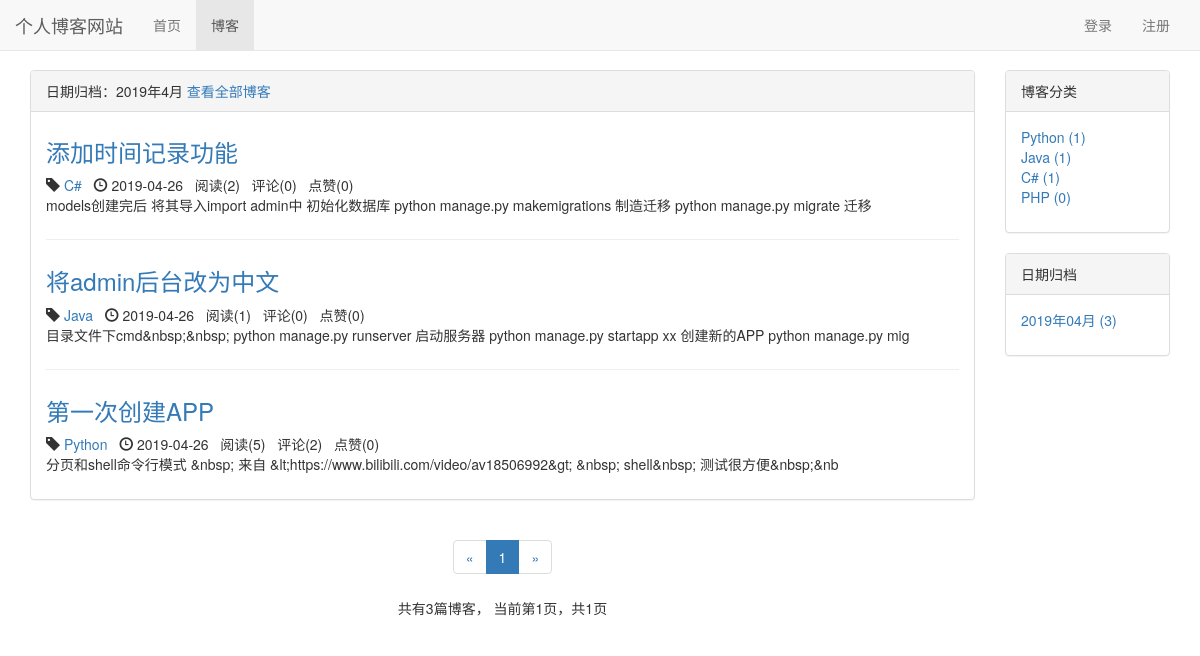
Screenshot of /blog/date/2019/4 with the database file from the repository.
### blog/models.py (models this page shows, shortened)
class Blog(models.Model, ReadNumExpandMethod):
    title = models.CharField(max_length=50)
    blog_type = models.ForeignKey(BlogType, on_delete=models.CASCADE)
    content = RichTextUploadingField()
    author = models.ForeignKey(User, on_delete=models.CASCADE)
    read_details = GenericRelation(ReadDetail)
    created_time = models.DateTimeField(auto_now_add=True)
    last_updated_time = models.DateTimeField(auto_now=True)
    class Meta:
        ordering = ['-created_time']

class BlogType(models.Model):
    type_name = models.CharField(max_length=15)
    def __str__(self):
        return self.type_name

### read_statistics/models.py (models this page shows)
class ReadNum(models.Model):
    read_num = models.IntegerField(default=0)
    content_type = models.ForeignKey(ContentType, on_delete=models.CASCADE)
    object_id = models.PositiveIntegerField()
    content_object = GenericForeignKey('content_type', 'object_id')

### likes/models.py (models this page shows)
class LikeCount(models.Model):
    content_type = models.ForeignKey(ContentType, on_delete=models.CASCADE)
    object_id = models.PositiveIntegerField()
    content_object = GenericForeignKey('content_type', 'object_id')
    liked_num = models.IntegerField(default=0)

### blog/views.py (the view)
# urls.py: path('date/<int:year>/<int:month>', views.blogs_with_date, name="blogs_with_date"),
def blogs_with_date(request, year, month):
    blogs_all_list = Blog.objects.filter(created_time__year=year, created_time__month=month)
    context = get_blog_list_common_data(request, blogs_all_list)
    context['blogs_with_date'] = '%s年%s月' % (year, month)
    return render(request, 'blog/blogs_with_date.html', context)

### comment/templatetags/comment_tags.py (called while the page is built)
@register.simple_tag
def get_comment_count(obj):
    content_type = ContentType.objects.get_for_model(obj)
    return Comment.objects.filter(content_type=content_type, object_id=obj.pk).count()

### likes/templatetags/likes_tags.py (called while the page is built)
@register.simple_tag
def get_like_count(obj):
    content_type = ContentType.objects.get_for_model(obj)
    like_count, created = LikeCount.objects.get_or_create(content_type=content_type, object_id=obj.pk)
    return like_count.liked_num

### read_statistics/models.py (called while the page is built)
    def get_read_num(self):
        try:
            ct = ContentType.objects.get_for_model(self)
            readnum = ReadNum.objects.get(content_type=ct, object_id=self.pk)
            return readnum.read_num
        except exceptions.ObjectDoesNotExist:
            return 0

### user/context_processors.py (called while the page is built)
def login_modal_form(request):
    return {'login_modal_form': LoginForm()}

### blog/templates/blog/blogs_with_date.html (shortened to what this page needs)
{% extends 'blog/blog_list.html' %}
{% block blog_list_title %}
    日期归档：{{ blogs_with_date }}
    <a href="{% url 'blog_list' %}">查看全部博客</a>
{% endblock %}

### blog/templates/blog/blog_list.html (shortened to what this page needs)
{% extends 'base.html' %}
{% block nav_blog_active %}active{% endblock %}
{% load staticfiles %}
{% load comment_tags %}
{% load likes_tags %}
{% block header_extends %}
    <link rel="stylesheet" href="{% static 'blog/blog.css' %}">
{% endblock %}
{% block content %}
    <div class="container">
        <div class="row">
            <div class="col-xs-12 col-sm-8 col-md-9 col-lg-10">
                <div class="panel panel-default">
                    <div class="panel-heading">{% block blog_list_title %}博客列表{% endblock %}</div>
                    <div class="panel-body">
                        {% for blog in blogs %}
                            <div class="blog">
                                <h3><a href="{% url 'blog_detail' blog.pk %}">{{ blog.title }}</a></h3>
                                <p class="blog-info">
                                    <span class="glyphicon glyphicon-tag"></span> <a href="{% url 'blogs_with_type' blog.blog_type.pk %}">{{ blog.blog_type }}</a>&nbsp;&nbsp;
                                    <span class="glyphicon glyphicon-time"></span> {{ blog.created_time|date:"Y-m-d" }}&nbsp;&nbsp;
                                    阅读({{ blog.get_read_num }})&nbsp;&nbsp;
                                    评论({% get_comment_count blog %})&nbsp;&nbsp;
                                    点赞({% get_like_count blog %})
                                </p>
                                <p>{{ blog.content|striptags|truncatechars:120 }}</p>
                            </div>
                        {% empty %}
                            <div class="blog">
                                <h3>暂无博客，敬请期待</h3>
                            </div>
                        {% endfor %}
                    </div>
                </div>
                <div class="paginator">
                    <ul class="pagination">
                        <li>
                            {% if page_of_blogs.has_previous %}
                                <a href="?page={{ page_of_blogs.previous_page_number }}" aria-label="Previous">
                                    <span aria-hidden="true">&laquo;</span>
                                </a>
                            {% else %}
                                <span aria-hidden="true">&laquo;</span>
                            {% endif %}
                        </li>
                        {% for page_num in page_range %}
                            {% if page_num == page_of_blogs.number %}
                                <li class="active"><span>{{ page_num }}</span></li>
                            {% else %}
                                {% if page_num == '...' %}
                                    <li><span>{{ page_num }}</span></li>
                                {% else %}
                                    <li><a href="?page={{ page_num }}">{{ page_num }}</a></li>
                                {% endif %}
                            {% endif %}
                        {% endfor %}
                        <li>
                            {% if page_of_blogs.has_next %}
                                <a href="?page={{ page_of_blogs.next_page_number }}" aria-label="Next">
                                    <span aria-hidden="true">&raquo;</span>
                                </a>
                            {% else %}
                                <span aria-hidden="true">&raquo;</span>
                            {% endif %}
                        </li>
                    </ul>
                    <p>
                        共有{{ page_of_blogs.paginator.count }}篇博客，
                        当前第{{ page_of_blogs.number }}页，共{{ page_of_blogs.paginator.num_pages }}页
                    </p>
                </div>
            </div>
            <div class="hidden-xs col-sm-4 col-md-3 col-lg-2">
                <div class="panel panel-default">
                    <div class="panel-heading">博客分类</div>
                    <div class="panel-body">
                        <ul class="blog-types">
                            {% for blog_type in blog_types %}
                                <li>
                                    <a href="{% url 'blogs_with_type' blog_type.pk %}">
                                        {{ blog_type.type_name }} ({{ blog_type.blog_count }})
                                    </a>
                                </li>
                            {% empty %}
                                <li>暂无分类</li>
                            {% endfor %}
                        </ul>
                    </div>
                </div>
                <div class="panel panel-default">
                    <div class="panel-heading">日期归档</div>
                    <div class="panel-body">
                        <ul>
                            {% for blog_date, blog_count in blog_dates.items %}
                                <li>
                                    <a href="{% url 'blogs_with_date' blog_date.year blog_date.month %}">
                                        {{ blog_date|date:"Y年m月" }} ({{ blog_count }})
                                    </a>
                                </li>
                            {% endfor %}
                        </ul>
                    </div>
                </div>
            </div>
        </div>
    </div>
{% endblock %}

### static/base.css (style rules this page uses)
* { margin: 0; padding: 0; }
body { margin-top: 70px!important; }
ul { list-style-type: none!important; }

### blog/static/blog/blog.css (style rules this page uses)
ul.blog-types { list-style-type: none; }
div.blog:not(:last-child) { margin-bottom: 2em; padding-bottom: 1em; border-bottom: 1px solid #eee; }
div.blog h3 { margin-top: 0.5em; }
div.blog p.blog-info { margin-bottom: 0; }
div.paginator { text-align: center; }

### rows the page displays
Blog: title "添加时间记录功能", blog_type "C#", created_time "2019-04-26", get_read_num "2", id "0", id.liked_num "0", content "models创建完后 将其导入import admin中 初始化数据库 python manage.py makemigrations 制造迁移 python manage.py migrate 迁移"
Blog: title "将admin后台改为中文", blog_type "Java", created_time "2019-04-26", get_read_num "1", id "0", id.liked_num "0", content "目录文件下cmd&nbsp;&nbsp; python manage.py runserver 启动服务器 python manage.py startapp xx 创建新的APP python manage.py mig"
Blog: title "第一次创建APP", blog_type "Python", created_time "2019-04-26", get_read_num "5", id "2", id.liked_num "0", content "分页和shell命令行模式 &nbsp; 来自 &lt;https://www.bilibili.com/video/av18506992&gt; &nbsp; shell&nbsp; 测试很方便&nbsp;&nb"
BlogType: type_name "Python", blog_count "1"
BlogType: type_name "Java", blog_count "1"
BlogType: type_name "C#", blog_count "1"
BlogType: type_name "PHP", blog_count "0"

### other values shown
{{ blogs_with_date }} "2019年4月"
{{ page_num }} "1"
{{ page_of_blogs.paginator.count }} "3"
{{ page_of_blogs.number }} "1"
{{ page_of_blogs.paginator.num_pages }} "1"
{{ blog_date|date:"Y年m月" }} "2019年04月"
{{ blog_count }} "3"
